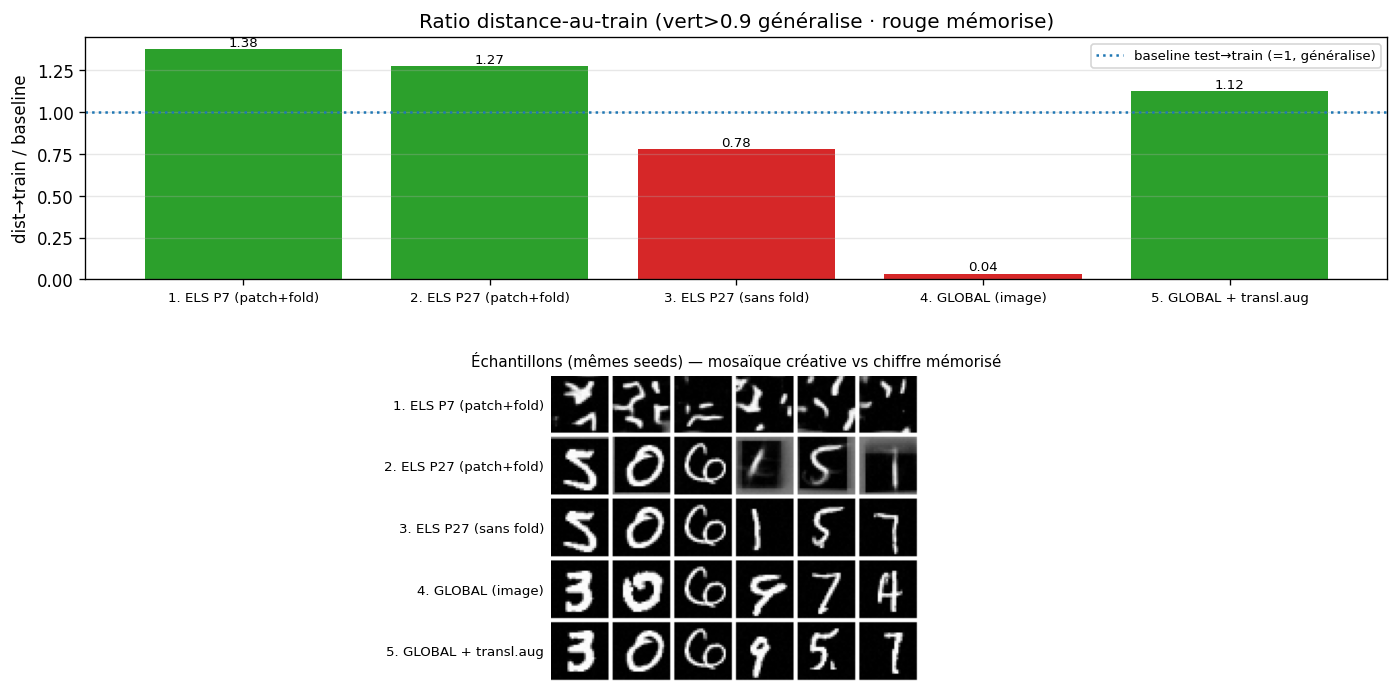

The Python source for this figure:
"""CONTRÔLE : déconfondre la falaise de mémorisation (patch généralise / global mémorise).
Trois ingrédients confondus entre 'GLOBAL' et 'patch P=27' : support (patch vs image entière),
augmentation du dictionnaire, et fold. On les sépare avec 5 débruiteurs analytiques,
mêmes seeds, distance-au-train comparée à la baseline test->train :

  1. ELS P=7  (patch + fold)            -> généralise (référence créative)
  2. ELS P=27 (patch + fold)            -> patch quasi-global AVEC fold
  3. ELS P=27 pixel-central (SANS fold) -> ablation du fold (patch sans agrégation)
  4. GLOBAL image-entière (N base)      -> mémorise (référence)
  5. GLOBAL + AUG. TRANSLATION          -> image-entière MAIS équivariante par translation
     (dict = N images × toutes translations ±T). Support global, pas de recombinaison locale.

Lecture :
  - si (5) mémorise encore (samples = chiffres entiers translatés, dist->0 vs dict augmenté)
    => l'équivariance SEULE ne suffit pas ; c'est le SUPPORT LOCAL (patch, recombinaison) qui crée.
  - si (5) généralise => l'équivariance par translation est le vrai levier, indépendamment du patch.
  - (3) vs (2) isole le rôle du fold.

Sortie : equivariance_control.png (barres + grille visuelle) , _metrics.txt (logge claude.log)
Usage : ~/.venvs/unn/bin/python equivariance_control.py
"""
import argparse, time, torch, numpy as np, matplotlib
matplotlib.use("Agg"); import matplotlib.pyplot as plt
import torch.nn.functional as F
from nifty_els_fm import (mnist_train, build_dict, gauss_patch_weight, ex1_els_nifty,
                          ex1_els_center, ex1_is, euler_denoiser, DIM, S, dev)

LOG = open("claude.log", "a")
def log(*a): print(*a, flush=True); print(*a, file=LOG, flush=True)
def med(x): return float(torch.as_tensor(x).median())


def test_set(n):
    import torchvision, torchvision.transforms as T
    tf = T.Compose([T.ToTensor(), T.Normalize((0.5,), (0.5,))])
    ds = torchvision.datasets.MNIST("./data", train=False, download=True, transform=tf)
    return torch.stack([ds[i][0] for i in range(n)]).view(n, DIM).to(dev)


def translate_aug(Ximg, T):
    """Ximg:(N,1,S,S) -> (N*(2T+1)^2, DIM) toutes translations entières ±T (remplissage 0)."""
    pads = F.pad(Ximg, (T, T, T, T), value=-1.0)                # -1 = fond (données dans [-1,1])
    outs = []
    for dy in range(-T, T + 1):
        for dx in range(-T, T + 1):
            outs.append(pads[..., T - dy:T - dy + S, T - dx:T - dx + S].reshape(Ximg.shape[0], DIM))
    return torch.cat(outs, 0)


def main():
    ap = argparse.ArgumentParser()
    ap.add_argument("--nsub", type=int, default=300)
    ap.add_argument("--nseed", type=int, default=24)
    ap.add_argument("--nsteps", type=int, default=30)
    ap.add_argument("--T", type=int, default=3)          # amplitude translation
    args = ap.parse_args()
    log(f"\n===== CONTRÔLE équivariance vs support local {time.strftime('%F %T')} =====")
    log(f"nsub={args.nsub} nseed={args.nseed} nsteps={args.nsteps} T={args.T}")
    t0 = time.time()

    Xsub = mnist_train(args.nsub, seed=0)                 # (N,1,S,S)
    X1 = Xsub.view(args.nsub, DIM)                        # TRAIN de base
    x0 = torch.randn(args.nseed, DIM, device=dev)         # bruit commun
    base = med(torch.cdist(test_set(args.nseed), X1).min(1).values)
    log(f"[baseline] dist(TEST->train) médiane = {base:.2f}")

    Xaug = translate_aug(Xsub, args.T)                    # dict image-entière équivariant
    log(f"[aug] dict translation : {Xaug.shape[0]:,} images entières (±{args.T}px)")

    pat7, pn7 = build_dict(Xsub, 7); gw7 = gauss_patch_weight(7)
    pat27, pn27 = build_dict(Xsub, 27); gw27 = gauss_patch_weight(27)
    cen = X1.reshape(-1).contiguous()                    # pixel central par patch (ordre = build_dict)

    arms = {
        "1. ELS P7 (patch+fold)":   lambda x, t: ex1_els_nifty(x, t, pat7, pn7, 7, gw7),
        "2. ELS P27 (patch+fold)":  lambda x, t: ex1_els_nifty(x, t, pat27, pn27, 27, gw27),
        "3. ELS P27 (sans fold)":   lambda x, t: ex1_els_center(x, t, pat27, pn27, cen, 27),
        "4. GLOBAL (image)":        lambda x, t: ex1_is(x, t, X1),
        "5. GLOBAL + transl.aug":   lambda x, t: ex1_is(x, t, Xaug),
    }
    res = {}
    samples = {}
    for name, fn in arms.items():
        gen = euler_denoiser(fn, x0.clone(), args.nsteps).clamp(-1, 1)
        samples[name] = gen
        d_base = med(torch.cdist(gen, X1).min(1).values)
        d_aug = med(torch.cdist(gen, Xaug).min(1).values)
        res[name] = dict(d_base=d_base, ratio=d_base / base, d_aug=d_aug)
        log(f"[{name}] dist->train={d_base:6.2f} (ratio {d_base/base:.2f}) | dist->dict_aug={d_aug:6.2f}"
            f"  ({time.time()-t0:.0f}s)")

    # ---------- figure ----------
    names = list(arms)
    fig = plt.figure(figsize=(14, 7))
    gs = fig.add_gridspec(2, 1, height_ratios=[1.1, 1.4], hspace=0.35)

    axb = fig.add_subplot(gs[0])
    ratios = [res[n]["ratio"] for n in names]
    cols = ["C2" if r > 0.9 else "C3" for r in ratios]
    axb.bar(range(len(names)), ratios, color=cols)
    axb.axhline(1.0, color="C0", ls=":", label="baseline test→train (=1, généralise)")
    axb.set_xticks(range(len(names))); axb.set_xticklabels(names, fontsize=8)
    axb.set_ylabel("dist→train / baseline")
    axb.set_title("Ratio distance-au-train (vert>0.9 généralise · rouge mémorise)")
    for i, r in enumerate(ratios):
        axb.annotate(f"{r:.2f}", (i, r), ha="center", va="bottom", fontsize=8)
    axb.legend(fontsize=8); axb.grid(alpha=.3, axis="y")

    nshow = 6
    axg = fig.add_subplot(gs[1]); axg.axis("off")
    grid = np.ones(((S + 2) * len(names), (S + 2) * nshow))
    for r, n in enumerate(names):
        for c in range(nshow):
            img = (samples[n][c].view(S, S).cpu().numpy() + 1) / 2
            grid[r*(S+2):r*(S+2)+S, c*(S+2):c*(S+2)+S] = img
    axg.imshow(grid, cmap="gray", vmin=0, vmax=1)
    for r, n in enumerate(names):
        axg.text(-4, r*(S+2)+S/2, n, ha="right", va="center", fontsize=8)
    axg.set_title("Échantillons (mêmes seeds) — mosaïque créative vs chiffre mémorisé", fontsize=9)

    plt.savefig("equivariance_control.png", dpi=120, bbox_inches="tight")
    log("[fig] equivariance_control.png")
    with open("equivariance_control_metrics.txt", "w") as f:
        f.write(f"# contrôle équivariance nsub={args.nsub} nseed={args.nseed} T={args.T} "
                f"| baseline test->train={base:.3f} | dict_aug={Xaug.shape[0]}\n")
        f.write("arm\tdist_train\tratio_base\tdist_dictaug\n")
        for n in names:
            f.write(f"{n}\t{res[n]['d_base']:.3f}\t{res[n]['ratio']:.3f}\t{res[n]['d_aug']:.3f}\n")
    log(f"[metrics] equivariance_control_metrics.txt | fini en {time.time()-t0:.1f}s")


if __name__ == "__main__":
    main()
